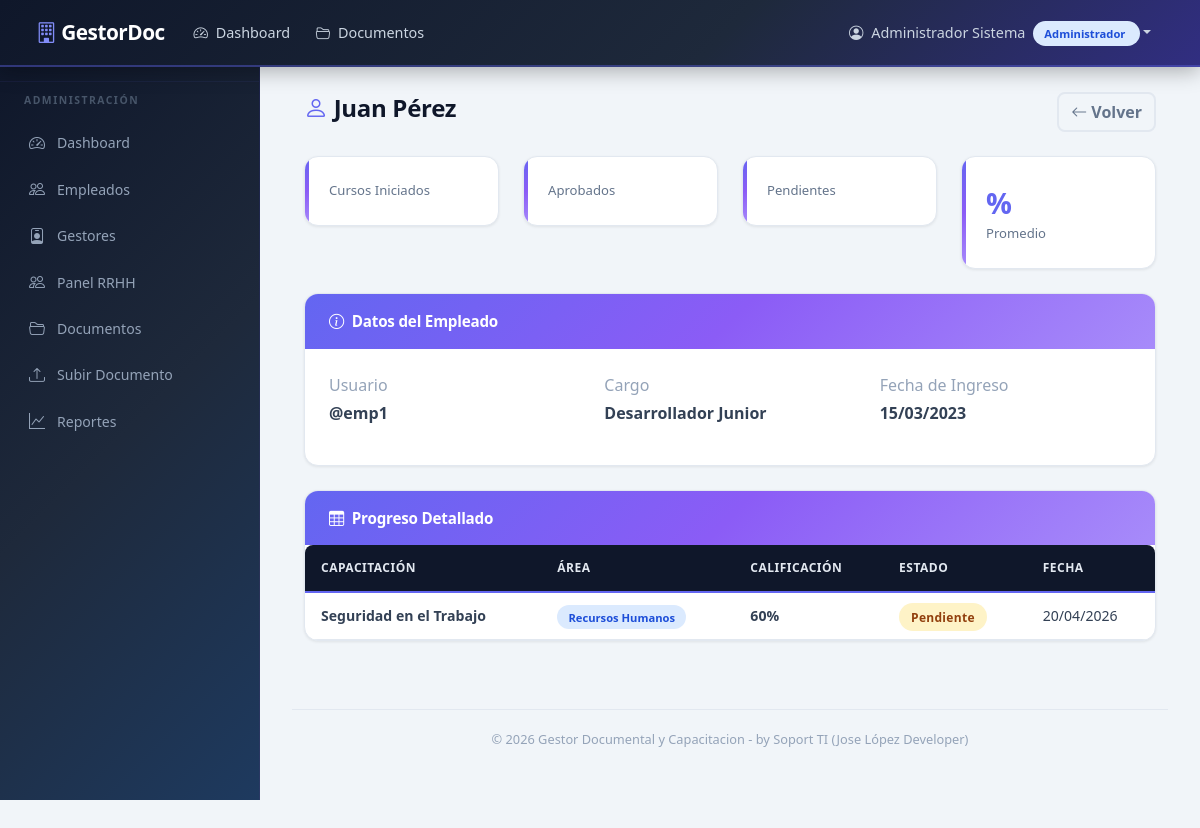
/rrhh/empleado/1 (signed in), run on an earlier commit of the app's database.
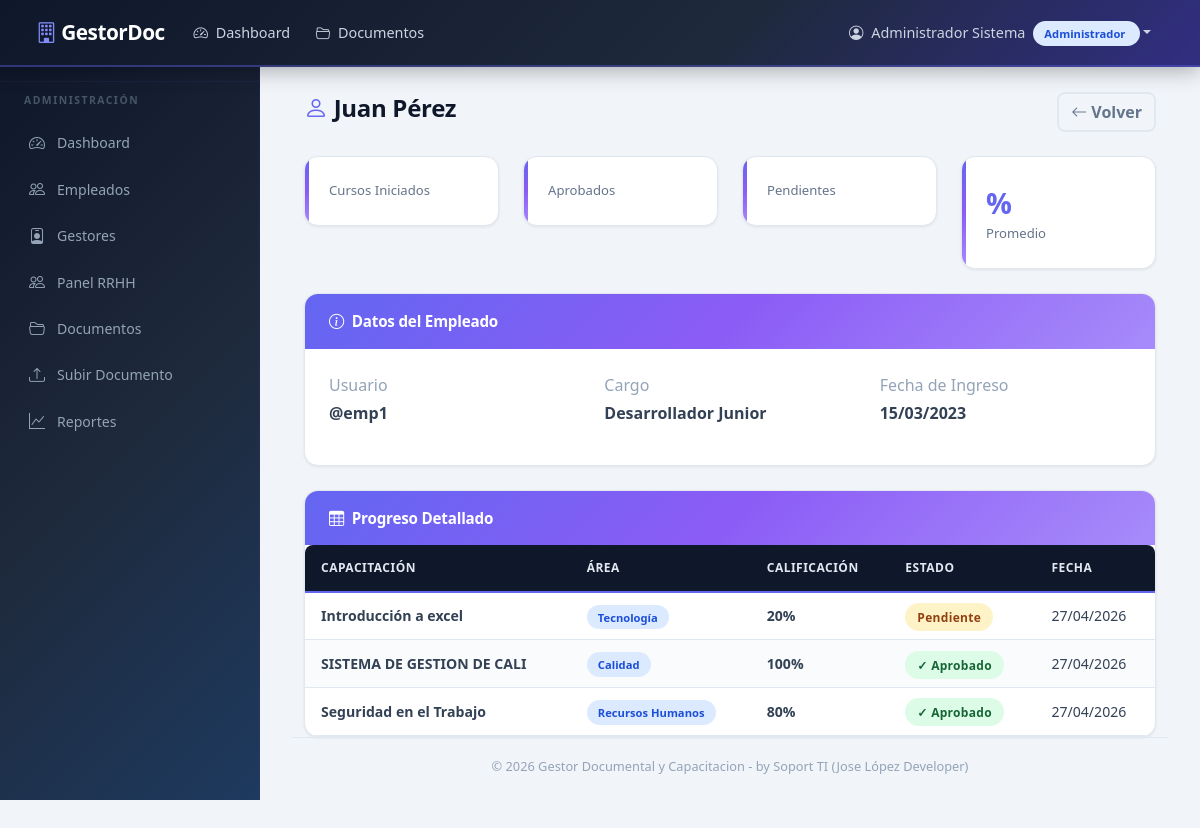
And on a later commit of the database.
### models.py (models this page shows, shortened)
class ProgresoCapacitacion(db.Model):
    __tablename__ = 'progreso_capacitacion'
    id = db.Column(db.Integer, primary_key=True)
    empleado_id = db.Column(
        db.Integer, db.ForeignKey('empleado.id'), nullable=False
    )
    capacitacion_id = db.Column(
        db.Integer, db.ForeignKey('capacitacion.id'), nullable=False
    )
    calificacion = db.Column(db.Integer, default=0)  # 0-100
    estado = db.Column(db.String(20), default='Pendiente')  # Pendiente/Aprobado
    fecha_completado = db.Column(db.DateTime, nullable=True)
    respuestas_json = db.Column(db.Text, default='')  # JSON con las respuestas dadas
    __table_args__ = (
        db.UniqueConstraint(
            'empleado_id', 'capacitacion_id',
            name='uq_empleado_capacitacion'
        ),
    )

class Capacitacion(db.Model):
    __tablename__ = 'capacitacion'
    id = db.Column(db.Integer, primary_key=True)
    titulo = db.Column(db.String(200), nullable=False)
    descripcion = db.Column(db.Text, default='')
    area_id = db.Column(db.Integer, db.ForeignKey('area.id'), nullable=False)
    gestor_id = db.Column(db.Integer, db.ForeignKey('gestor.id'), nullable=False)
    material_link = db.Column(db.String(500), default='')  # Video/PDF link
    activa = db.Column(db.Boolean, default=True)
    fecha_creacion = db.Column(db.DateTime, default=datetime.utcnow)
    preguntas = db.relationship('Pregunta', backref='capacitacion', lazy=True,
                                cascade='all, delete-orphan')
    progreso = db.relationship('ProgresoCapacitacion', backref='capacitacion', lazy=True)

class Area(db.Model):
    __tablename__ = 'area'
    id = db.Column(db.Integer, primary_key=True)
    nombre_area = db.Column(db.String(100), unique=True, nullable=False)
    gestores = db.relationship('Gestor', backref='area', lazy=True)
    documentos = db.relationship('Documento', backref='area', lazy=True)
    capacitaciones = db.relationship('Capacitacion', backref='area', lazy=True)

### routes/rrhh.py (the view)
@rrhh_bp.route('/rrhh/empleado/<int:empleado_id>')
@login_required
def detalle_empleado(empleado_id):
    if current_user.role not in ('RRHH', 'Admin'):
        flash('Acceso no autorizado.', 'danger')
        return redirect(url_for('main.dashboard'))
    empleado = Empleado.query.get_or_404(empleado_id)
    user = User.query.get(empleado.user_id)
    progresos = ProgresoCapacitacion.query.filter_by(
        empleado_id=empleado.id
    ).order_by(ProgresoCapacitacion.fecha_completado.desc()).all()
    todas_caps = Capacitacion.query.filter_by(activa=True).all()
    caps_con_progreso = [p.capacitacion_id for p in progresos]
    caps_pendientes = [c for c in todas_caps if c.id not in caps_con_progreso]
    return render_template('rrhh/detalle_empleado.html',
                           empleado=empleado,
                           user=user,
                           progresos=progresos,
                           caps_pendientes=caps_pendientes,
                           total_disponibles=len(todas_caps))

### models.py (called while the page is built)
    @property
    def nombre_completo(self):
        return f'{self.nombres} {self.apellidos}'.strip()

### templates/rrhh/detalle_empleado.html (shortened to what this page needs)
{% extends "base.html" %}
{% block content %}
<div class="container-fluid">
    <div class="d-flex justify-content-between align-items-center mb-4">
        <h4><i class="bi bi-person"></i> {{ empleado.user.nombre_completo }}</h4>
        <a href="{{ url_for('rrhh.panel') }}" class="btn btn-outline-secondary">
            <i class="bi bi-arrow-left"></i> Volver
        </a>
    </div>
    <div class="row g-4 mb-4">
        <div class="col-md-3">
            <div class="stat-card">
                <div class="stat-label">Cursos Iniciados</div>
            </div>
        </div>
        <div class="col-md-3">
            <div class="stat-card">
                <div class="stat-label">Aprobados</div>
            </div>
        </div>
        <div class="col-md-3">
            <div class="stat-card">
                <div class="stat-label">Pendientes</div>
            </div>
        </div>
        <div class="col-md-3">
            <div class="stat-card">
                <div class="stat-number text-primary">{{ promedio }}%</div>
                <div class="stat-label">Promedio</div>
            </div>
        </div>
    </div>
    <div class="card-custom mb-4">
        <div class="card-header">
            <i class="bi bi-info-circle"></i> Datos del Empleado
        </div>
        <div class="card-body">
            <div class="row">
                <div class="col-md-4">
                    <p class="text-muted mb-1">Usuario</p>
                    <p class="fw-semibold">@{{ empleado.user.username }}</p>
                </div>
                <div class="col-md-4">
                    <p class="text-muted mb-1">Cargo</p>
                    <p class="fw-semibold">{{ empleado.cargo }}</p>
                </div>
                <div class="col-md-4">
                    <p class="text-muted mb-1">Fecha de Ingreso</p>
                    <p class="fw-semibold">
                        {{ empleado.fecha_ingreso.strftime('%d/%m/%Y') if empleado.fecha_ingreso else 'N/A' }}
                    </p>
                </div>
            </div>
        </div>
    </div>
    {% if progresos %}
    <div class="card-custom">
        <div class="card-header">
            <i class="bi bi-table"></i> Progreso Detallado
        </div>
        <div class="card-body p-0">
            <table class="table-custom">
                <thead>
                    <tr>
                        <th>Capacitación</th>
                        <th>Área</th>
                        <th>Calificación</th>
                        <th>Estado</th>
                        <th>Fecha</th>
                    </tr>
                </thead>
                <tbody>
                    {% for p in progresos %}
                    <tr>
                        <td><strong>{{ p.capacitacion.titulo }}</strong></td>
                        <td>
                            <span class="badge-role" style="background:#dbeafe;color:#1d4ed8;">
                                {{ p.capacitacion.area.nombre_area }}
                            </span>
                        </td>
                        <td>
                            <strong>{{ p.calificacion }}%</strong>
                        </td>
                        <td>
                            {% if p.estado == 'Aprobado' %}
                                <span class="badge-estado badge-aprobado">✓ Aprobado</span>
                            {% else %}
                                <span class="badge-estado badge-pendiente">Pendiente</span>
                            {% endif %}
                        </td>
                        <td>
                            {{ p.fecha_completado.strftime('%d/%m/%Y') if p.fecha_completado else 'N/A' }}
                        </td>
                    </tr>
                    {% endfor %}
                </tbody>
            </table>
        </div>
    </div>
    {% endif %}
</div>
{% endblock %}

What changed in the data, as far as the page shows it:
added ProgresoCapacitacion: capacitacion.titulo "Introducción a excel", capacitacion.area.nombre_area "Tecnología", calificacion "20", estado "Pendiente", fecha_completado "27/04/2026"
added ProgresoCapacitacion: capacitacion.titulo "SISTEMA DE GESTION DE CALI", capacitacion.area.nombre_area "Calidad", calificacion "100", estado "✓ Aprobado", fecha_completado "27/04/2026"
changed ProgresoCapacitacion "Seguridad en el Trabajo": calificacion "60" → "80"; fecha_completado "20/04/2026" → "27/04/2026"; estado "Pendiente" → "✓ Aprobado"
